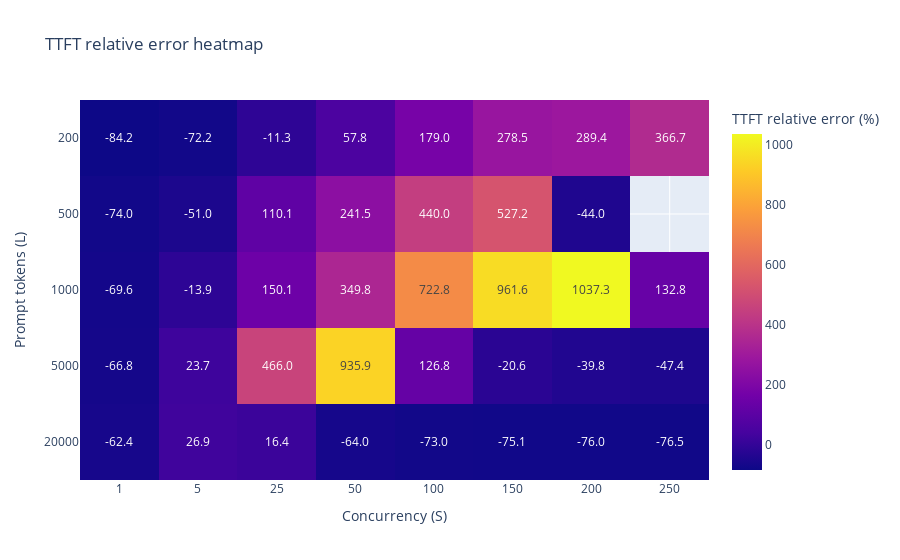
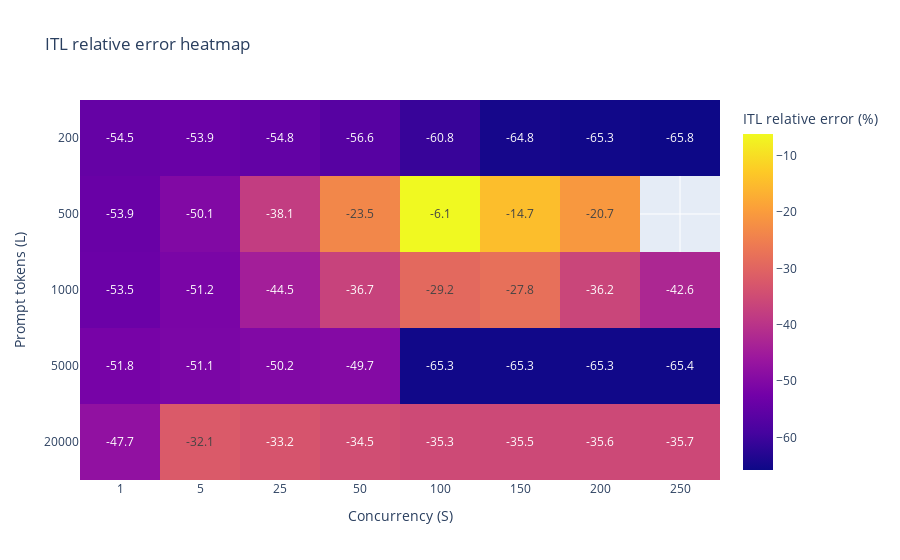

The notebook cell saved with these charts, in order:
### Markdown cell above
## Plots

The helpers below make it easy to compare measured vs. modelled values.

### Code cell
heatmap_metrics = df_eval[
    ["input_tokens", "concurrency", "ttft_rel_error_pct", "itl_rel_error_pct"]
].copy()

if heatmap_metrics.duplicated(subset=["input_tokens", "concurrency"]).any():
    raise ValueError("Duplicate input_tokens/concurrency rows detected; heatmap expects unique combinations.")

# Heatmaps over L (prompt tokens) and S (concurrency) to visualize model accuracy without aggregation.
ttft_heatmap_data = (
    heatmap_metrics
    .set_index(["input_tokens", "concurrency"])['ttft_rel_error_pct']
    .unstack("concurrency")
    .sort_index(axis=0)
    .sort_index(axis=1)
)

fig_ttft_heatmap = px.imshow(
    ttft_heatmap_data,
    labels={"x": "Concurrency (S)", "y": "Prompt tokens (L)", "color": "TTFT relative error (%)"},
    title="TTFT relative error heatmap",
    aspect="auto",
    text_auto=".1f",
)
fig_ttft_heatmap.update_xaxes(type="category")
fig_ttft_heatmap.update_yaxes(type="category")
fig_ttft_heatmap.show()

itl_heatmap_data = (
    heatmap_metrics
    .set_index(["input_tokens", "concurrency"])['itl_rel_error_pct']
    .unstack("concurrency")
    .sort_index(axis=0)
    .sort_index(axis=1)
)

fig_itl_heatmap = px.imshow(
    itl_heatmap_data,
    labels={"x": "Concurrency (S)", "y": "Prompt tokens (L)", "color": "ITL relative error (%)"},
    title="ITL relative error heatmap",
    aspect="auto",
    text_auto=".1f",
)
fig_itl_heatmap.update_xaxes(type="category")
fig_itl_heatmap.update_yaxes(type="category")
fig_itl_heatmap.show()

### Figure 1 — Plotly figure (JSON) as saved in the notebook; plotly's stock layout.template omitted (floating-point values rounded to 4 significant figures)
{"data": [{"coloraxis": "coloraxis", "hovertemplate": "Concurrency (S): %{x}<br>Prompt tokens (L): %{y}<br>TTFT relative error (%): %{z}<extra></extra>", "name": "0", "texttemplate": "%{z:.1f}", "type": "heatmap", "x": [1, 5, 25, 50, 100, 150, 200, 250], "xaxis": "x", "y": [200, 500, 1000, 5000, 20000], "yaxis": "y", "z": [[-84.2, -72.19, -11.26, 57.82, 179.0, 278.5, 289.4, 366.7], [-74.03, -50.97, 110.1, 241.5, 440.0, 527.2, -44.01, NaN], [-69.61, -13.95, 150.1, 349.8, 722.8, 961.6, 1037.0, 132.8], [-66.75, 23.69, 466.0, 935.9, 126.8, -20.59, -39.81, -47.39], [-62.36, 26.93, 16.41, -64.04, -73.02, -75.07, -76.0, -76.51]]}], "layout": {"coloraxis": {"colorbar": {"title": {"text": "TTFT relative error (%)"}}, "colorscale": [[0, "#0d0887"], [0.1111, "#46039f"], [0.2222, "#7201a8"], [0.3333, "#9c179e"], [0.4444, "#bd3786"], [0.5556, "#d8576b"], [0.6667, "#ed7953"], [0.7778, "#fb9f3a"], [0.8889, "#fdca26"], [1, "#f0f921"]]}, "title": {"text": "TTFT relative error heatmap"}, "xaxis": {"anchor": "y", "domain": [0, 1], "title": {"text": "Concurrency (S)"}, "type": "category"}, "yaxis": {"anchor": "x", "autorange": "reversed", "domain": [0, 1], "title": {"text": "Prompt tokens (L)"}, "type": "category"}}}

### Figure 2 — Plotly figure (JSON) as saved in the notebook; plotly's stock layout.template omitted (floating-point values rounded to 4 significant figures)
{"data": [{"coloraxis": "coloraxis", "hovertemplate": "Concurrency (S): %{x}<br>Prompt tokens (L): %{y}<br>ITL relative error (%): %{z}<extra></extra>", "name": "0", "texttemplate": "%{z:.1f}", "type": "heatmap", "x": [1, 5, 25, 50, 100, 150, 200, 250], "xaxis": "x", "y": [200, 500, 1000, 5000, 20000], "yaxis": "y", "z": [[-54.48, -53.88, -54.77, -56.63, -60.79, -64.76, -65.32, -65.76], [-53.88, -50.07, -38.08, -23.51, -6.126, -14.66, -20.67, NaN], [-53.49, -51.17, -44.53, -36.69, -29.17, -27.8, -36.2, -42.59], [-51.79, -51.07, -50.2, -49.65, -65.27, -65.25, -65.33, -65.38], [-47.66, -32.11, -33.19, -34.49, -35.27, -35.53, -35.59, -35.68]]}], "layout": {"coloraxis": {"colorbar": {"title": {"text": "ITL relative error (%)"}}, "colorscale": [[0, "#0d0887"], [0.1111, "#46039f"], [0.2222, "#7201a8"], [0.3333, "#9c179e"], [0.4444, "#bd3786"], [0.5556, "#d8576b"], [0.6667, "#ed7953"], [0.7778, "#fb9f3a"], [0.8889, "#fdca26"], [1, "#f0f921"]]}, "title": {"text": "ITL relative error heatmap"}, "xaxis": {"anchor": "y", "domain": [0, 1], "title": {"text": "Concurrency (S)"}, "type": "category"}, "yaxis": {"anchor": "x", "autorange": "reversed", "domain": [0, 1], "title": {"text": "Prompt tokens (L)"}, "type": "category"}}}
